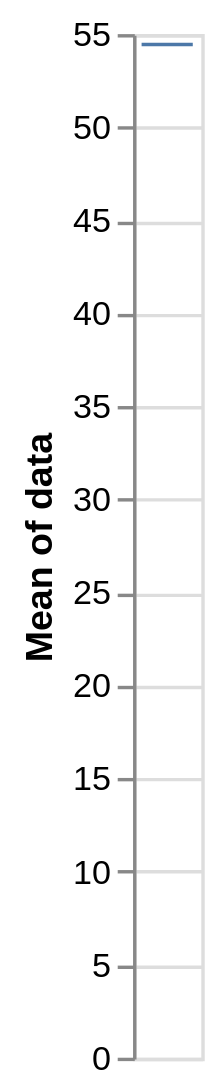

Vega-Lite specification stored for this chart:
### Vega specification from a JSON file in a GitHub repository (floating-point values rounded to 4 significant figures)
{"$schema": "https://vega.github.io/schema/vega/v6.json", "background": "white", "padding": 5, "width": 20, "height": 300, "style": "cell", "data": [{"name": "source_0", "values": [28, 55, 28, 91, 81, 55, 19, 81, 52]}, {"name": "data_0", "source": "source_0", "transform": [{"type": "aggregate", "groupby": [], "ops": ["mean"], "fields": ["data"], "as": ["mean_data"]}, {"type": "filter", "expr": "isValid(datum[\"mean_data\"]) && isFinite(+datum[\"mean_data\"])"}]}], "marks": [{"name": "marks", "type": "rect", "style": ["tick"], "from": {"data": "data_0"}, "encode": {"update": {"fill": {"value": "#4c78a8"}, "tooltip": {"signal": "format(datum[\"mean_data\"], \"\")"}, "ariaRoleDescription": {"value": "tick"}, "description": {"signal": "\"Mean of data: \" + (format(datum[\"mean_data\"], \"\"))"}, "xc": {"signal": "width", "mult": 0.5}, "width": {"signal": "0.75 * width"}, "yc": {"scale": "y", "field": "mean_data"}, "height": {"value": 1}}}}], "scales": [{"name": "y", "type": "linear", "domain": {"data": "data_0", "field": "mean_data"}, "range": [{"signal": "height"}, 0], "nice": true, "zero": true}], "axes": [{"scale": "y", "orient": "left", "grid": true, "tickCount": {"signal": "ceil(height/40)"}, "domain": false, "labels": false, "aria": false, "maxExtent": 0, "minExtent": 0, "ticks": false, "zindex": 0}, {"scale": "y", "orient": "left", "grid": false, "title": "Mean of data", "labelOverlap": true, "tickCount": {"signal": "ceil(height/40)"}, "zindex": 0}]}
